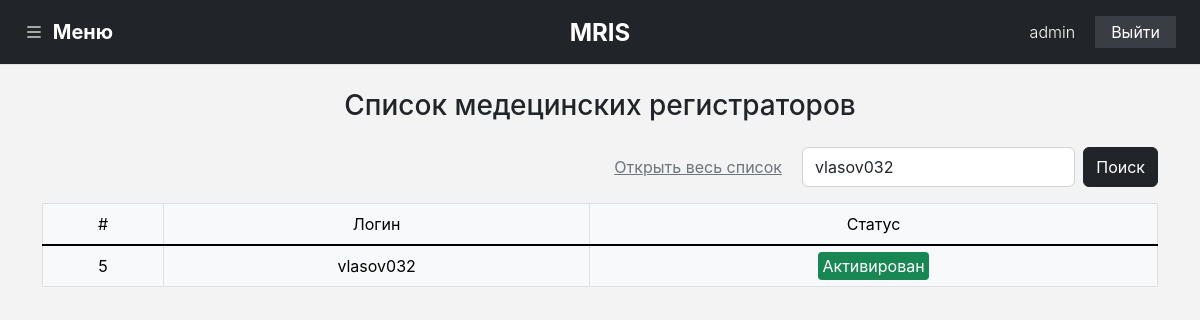
The page /registrar/list_registr.php?search=vlasov032 (signed in) on the database its author committed.
### tables this page shows
CREATE TABLE `users` (
  `id` int UNSIGNED NOT NULL,
  `password` varchar(255) NOT NULL,
  `login` varchar(100) NOT NULL,
  `status` varchar(255) DEFAULT '0',
  `admin` varchar(1) NOT NULL DEFAULT '0'
);

### assets/inc/function/search_regist.php (the view, shortened to what this page needs)
<?php
if (isset($_REQUEST['search'])) {
	$inputSearch = $_REQUEST['search'];
} else {
	$inputSearch = "";
}
$sql = "SELECT * FROM `users` WHERE `id` = '$inputSearch' || `login` = '$inputSearch'";
$result = $link -> query($sql);
function countPeople($result) {
if ($result -> num_rows > 0) {
	while ($row = $result -> fetch_assoc()) {
$status = ''.$row['status'].'';
$status_name = "";
if (!$status == 0) {
	$status_name = "<span class=\"bg-success p-1 rounded-1\"><a href='../assets/inc/function/undate_regist.php?id=".$row['id']."' class='text-white'>Активирован</a></span>";
} else {
	$status_name = "<span class=\"bg-danger p-1 rounded-1\"><a href='../assets/inc/function/update_regist.php?id=".$row['id']."' class='text-white'>Не активирован</a></span>";
}
echo "<tr>
<td class=\"p-2\">". $row['id'] ."</td>
<td class=\"p-2\">". $row['login'] ."</td>
<td class=\"p-2\">". $status_name ."</td>
</tr>
";
}
}
}
?>

### assets/modul/header.php (shortened to what this page needs)
<?php
include($_SERVER['DOCUMENT_ROOT'] . "/assets/inc/db.php");
$sql = "SELECT * FROM `users` WHERE `id` = ".$_SESSION['user_registr']."";
$res_data = mysqli_query($link, $sql);
while($row = mysqli_fetch_array($res_data)){
$login = $row['login'];
}
?>
<header class="container-fluid p-0 bg-white position-relative">
	<div class="d-flex flex-wrap align-items-center justify-content-between justify-content-lg-between border-bottom px-4 py-3 bg-dark">
<a class="text-white fs-5 fw-bold" data-bs-toggle="offcanvas" href="#offcanvasWithBothOptions" role="button" aria-controls="offcanvasExample">
	<i class="bi bi-list me-1"></i> <span class="d-md-inline-block d-none">Меню</span>
</a>
<a href="/" class="d-flex align-items-center col-auto text-dark text-decoration-none position-absolute top-50 start-50 translate-middle">
	<span class="fs-4 fw-bold text-white title-intro d-md-inline-block d-none">MRIS</span>
</a>
<ul class="nav col-auto">
	<li><p class="mb-0 fw-light text-white p-1 me-3"><?php echo $login; ?></li>
	<li><a href="/registrar/users/clear.php" class="nav-link py-1 text-white link-white" style="background: #383e44;">Выйти</i></a></li>
</ul>
	</div>
</header>

### assets/css/style.css (style rules this page uses)
* { padding: 0; margin: 0; font-family: 'IBM Plex Sans'; font-family: 'Inter'; }
body, html { background: #F3F3F3; background-image: url("../image/site/fon-site.svg"); background-position: left bottom; background-size: cover; background-repeat: no-repeat; }
a { color: #8d8176; text-decoration: none !important; border: none !important; }
li { list-style-type: none; }
ul { margin-left: 0; padding-left: 0; }

### rows shown on the page
users: login "admin"
users: id "5", login "vlasov032"
